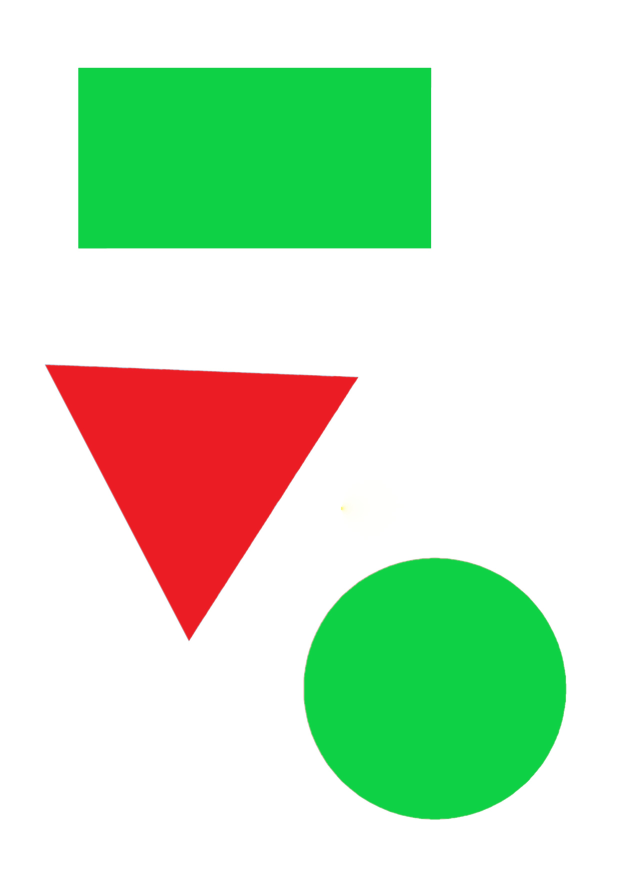
%> input picture W14/6.jpg, 2480 x 3508 px (shown at 1/4 size)
$ octave test.m   (GNU Octave 9; MATLAB toolbox functions it lacks are replaced by stand-ins)
%> lines starting %> are read from the running program, lines starting %| are printed output that depends on the picture
clear all
clc
close all
rgb=imread('6.jpg');
gray=rgb2gray(rgb);
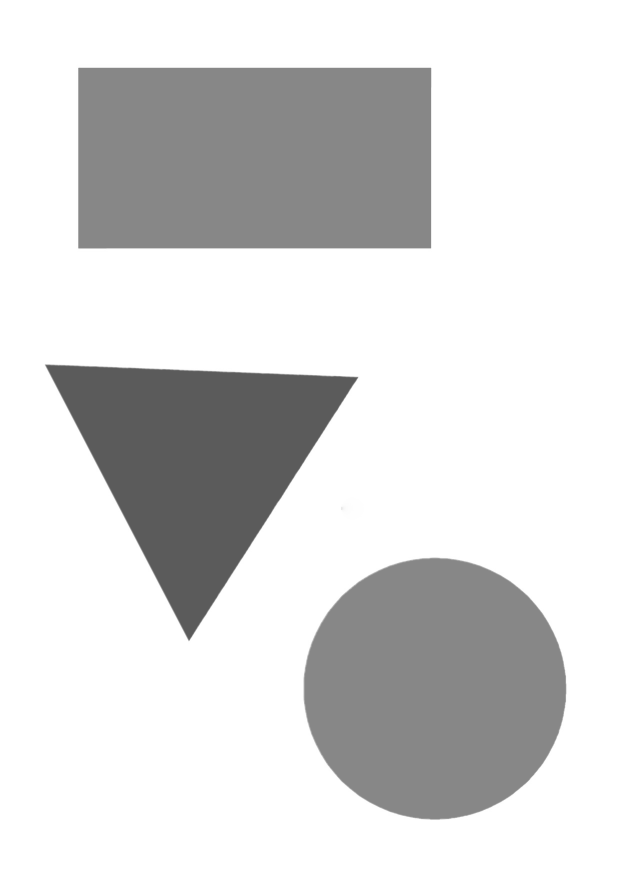
%> gray: size 3508x2480 uint8 (shown at 1/4 size); min 85, max 255, mean 216.2
gray=imresize(gray,0.2);
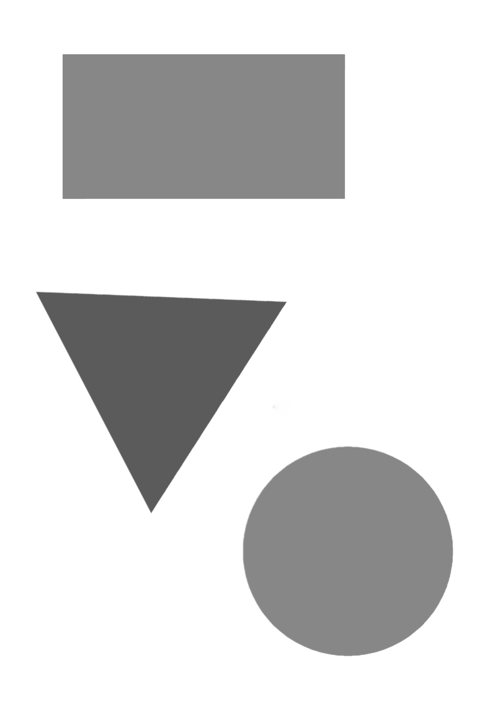
%> gray: size 702x496 uint8; min 86, max 255, mean 216.2
%> (the run ends here)

$ run again, with W14/1.jpg copied over W14/6.jpg
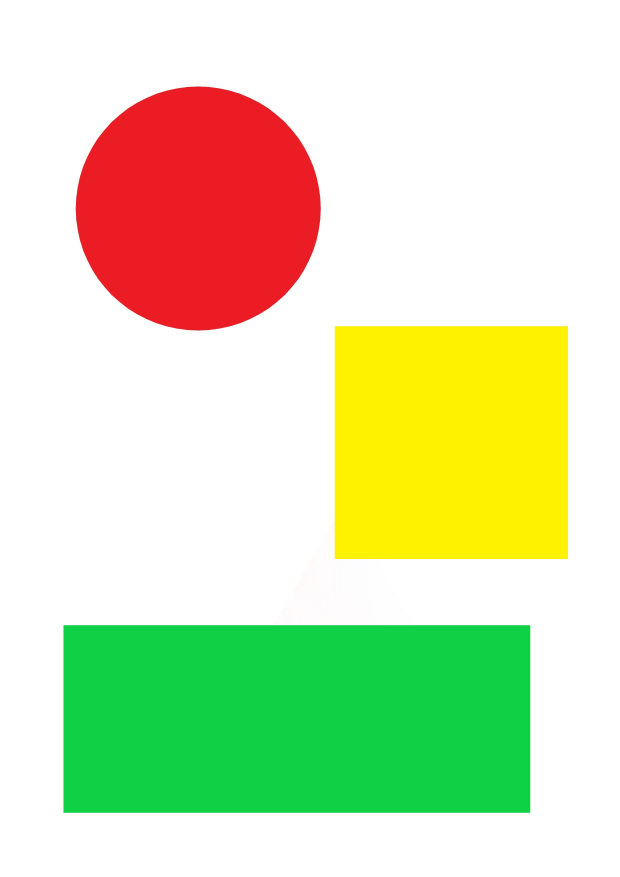
%> input picture W14/1.jpg, 2480 x 3508 px (shown at 1/4 size)
%> `gray=rgb2gray(rgb);`:
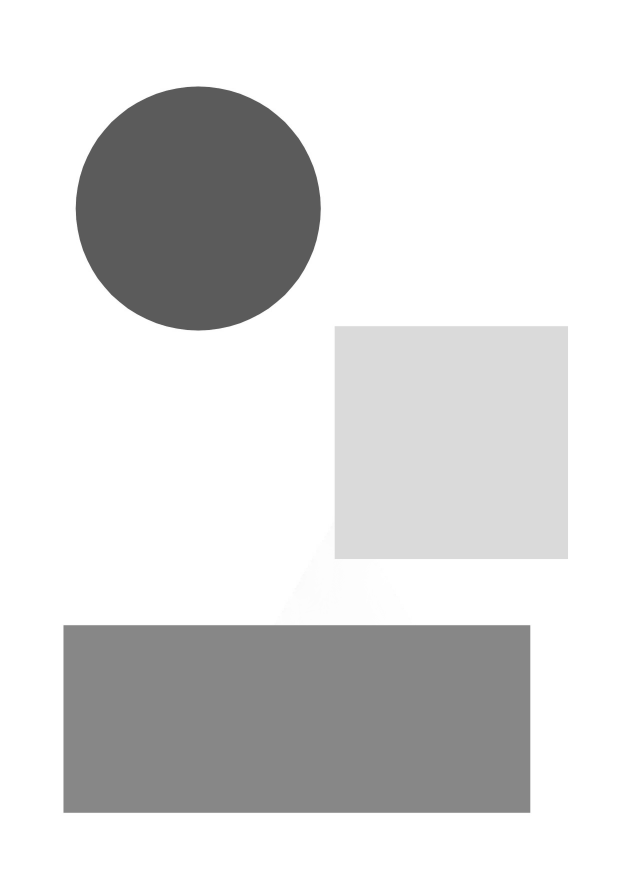
%> gray: size 3508x2480 uint8 (shown at 1/4 size); min 77, max 255, mean 217.8
%> `gray=imresize(gray,0.2);`:
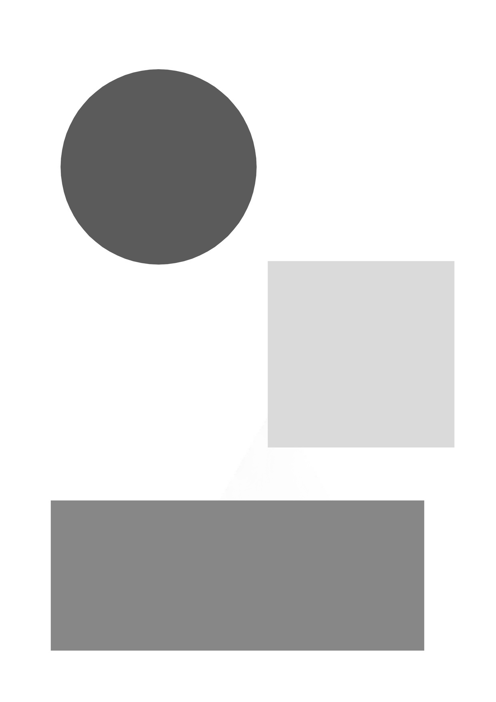
%> gray: size 702x496 uint8; min 83, max 255, mean 217.8

$ run again, with W14/2.jpg copied over W14/6.jpg
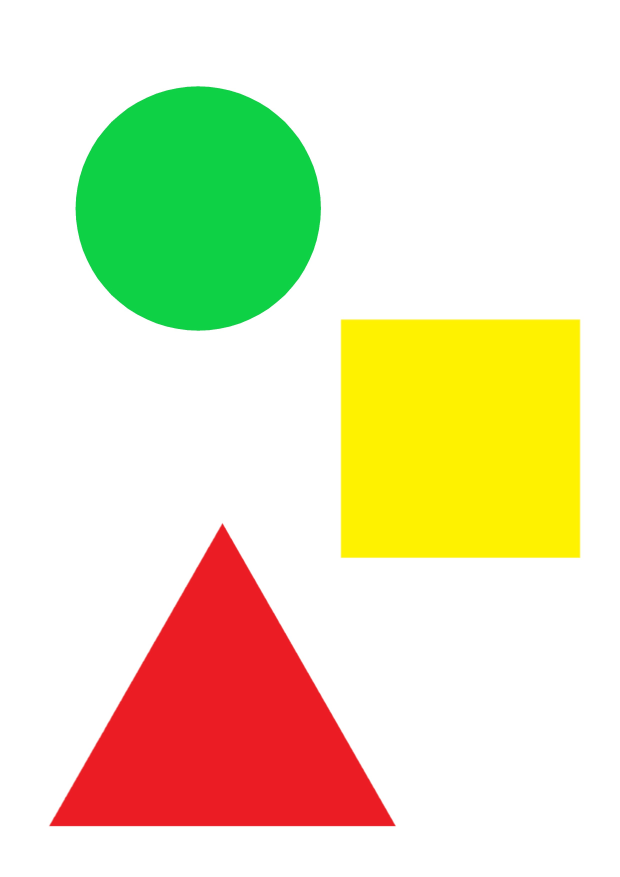
%> input picture W14/2.jpg, 2480 x 3508 px (shown at 1/4 size)
%> `gray=rgb2gray(rgb);`:
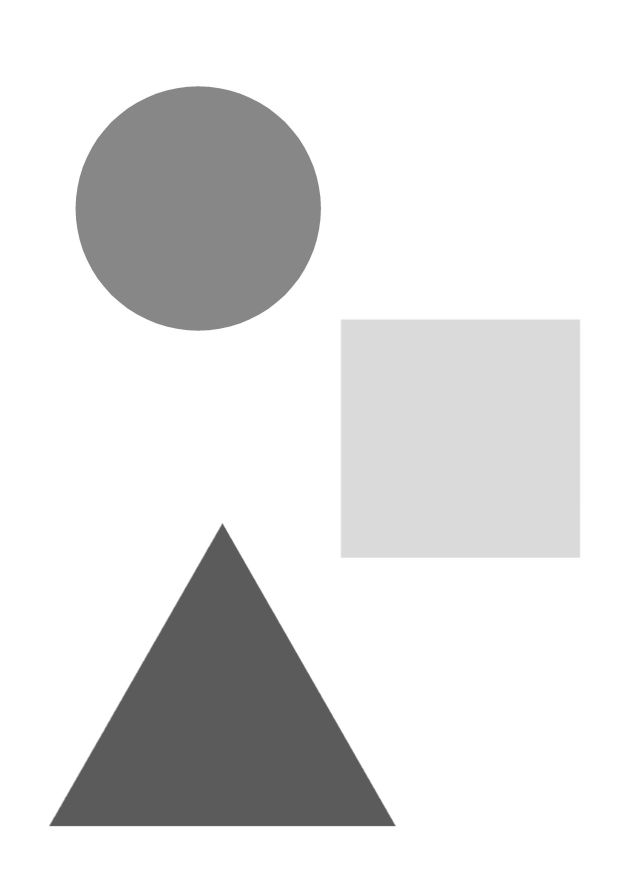
%> gray: size 3508x2480 uint8 (shown at 1/4 size); min 84, max 255, mean 224.9
%> `gray=imresize(gray,0.2);`:
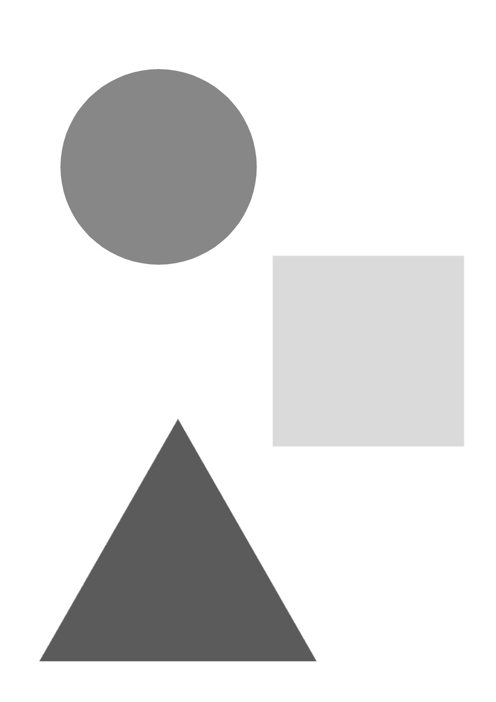
%> gray: size 702x496 uint8; min 86, max 255, mean 224.9
